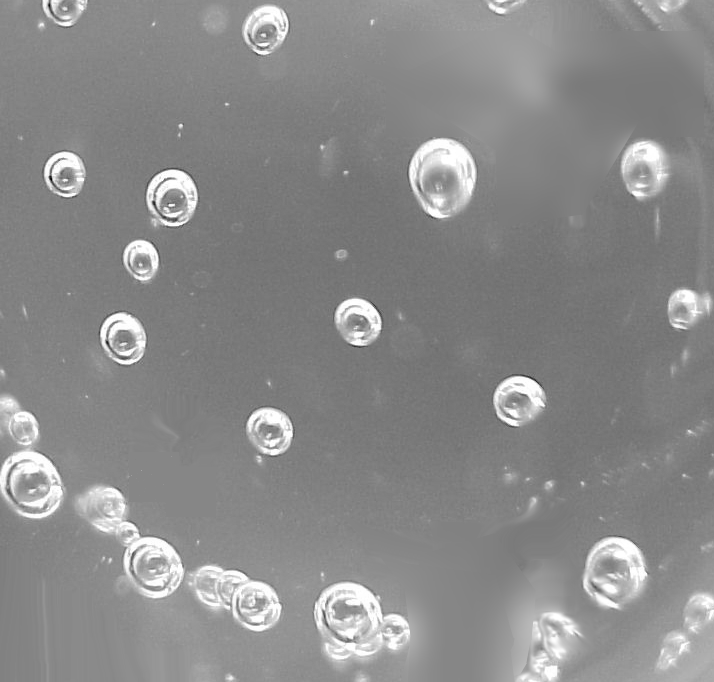
#> input picture CompImgTools/CIT_PythonCodes/Bubbles.tif, 714 x 682 px
$ python LabelRegionProps.py
#> lines starting #> are read from the running program, lines starting #| are printed output that depends on the picture; after the words box and inside, x2 and y2 are one past the last pixel; in counts of white or black regions, pixels touching at a corner belong together; long printed decimals are rounded
## Labeling an image regions.

import matplotlib.pyplot as plt
import matplotlib.patches as mpatches
from skimage.filters import threshold_otsu
from skimage.segmentation import clear_border
from skimage.measure import label, regionprops
from skimage.morphology import closing, square
from skimage.color import label2rgb
import numpy as np
from PIL import Image

image = np.array(Image.open('Bubbles.tif'))
#> image is the input picture: shape (682, 714); min 4, max 255, mean 138.6

# apply threshold
thresh = threshold_otsu(image)
#> thresh = 174
bw = closing(image > thresh, square(3))
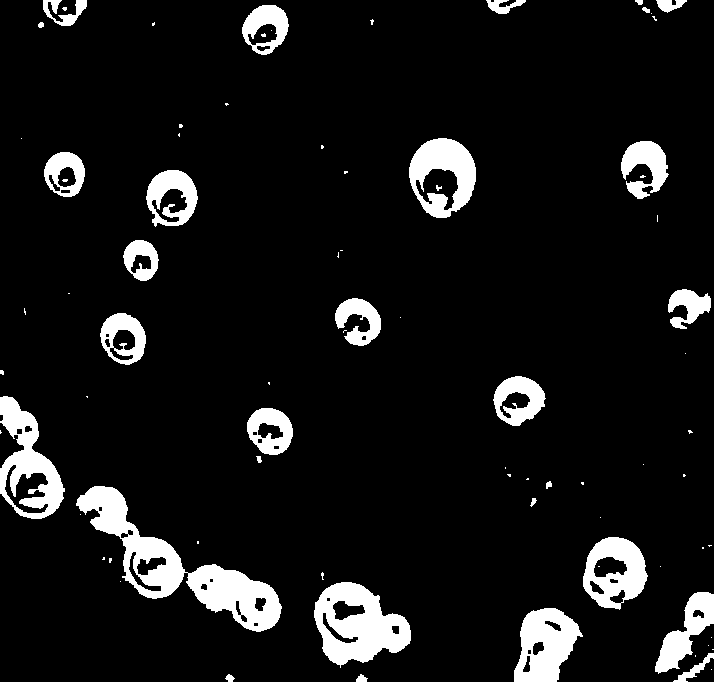
#> bw: shape (682, 714) bool; 8.8% white; 80 white regions (50 under 20 px), largest, box (x1, y1, x2, y2) and area: (76, 486, 282, 632) 7934, (314, 582, 411, 668) 4861, (0, 396, 65, 519) 3680

# remove artifacts connected to image border
cleared = clear_border(bw)
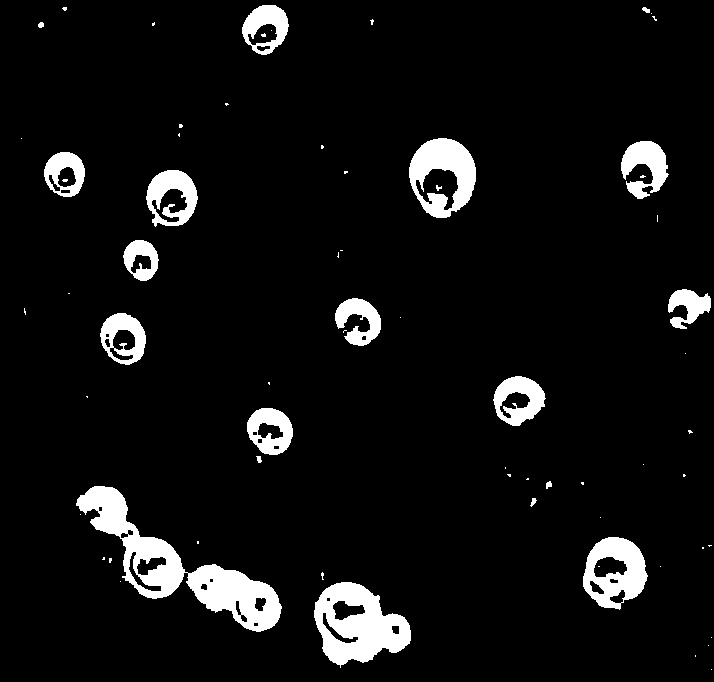
#> cleared: shape (682, 714) bool; 6.6% white; 67 white regions (47 under 20 px), largest, box (x1, y1, x2, y2) and area: (76, 486, 282, 632) 7934, (314, 582, 411, 668) 4861, (409, 138, 476, 218) 3149

# label image regions
label_image = label(cleared)
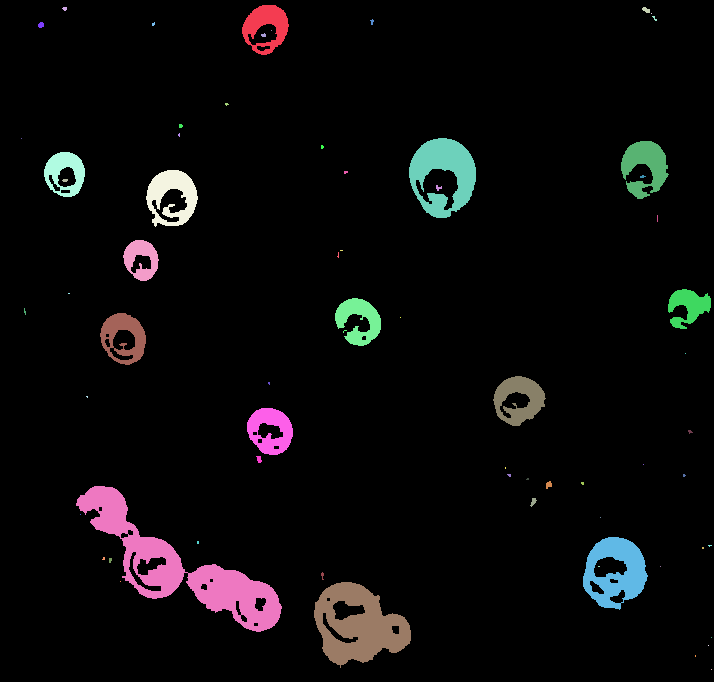
#> label_image: shape (682, 714) int32; 68 distinct labels, from 0 to 67; one colour per label, 0 black
image_label_overlay = label2rgb(label_image, image=image)
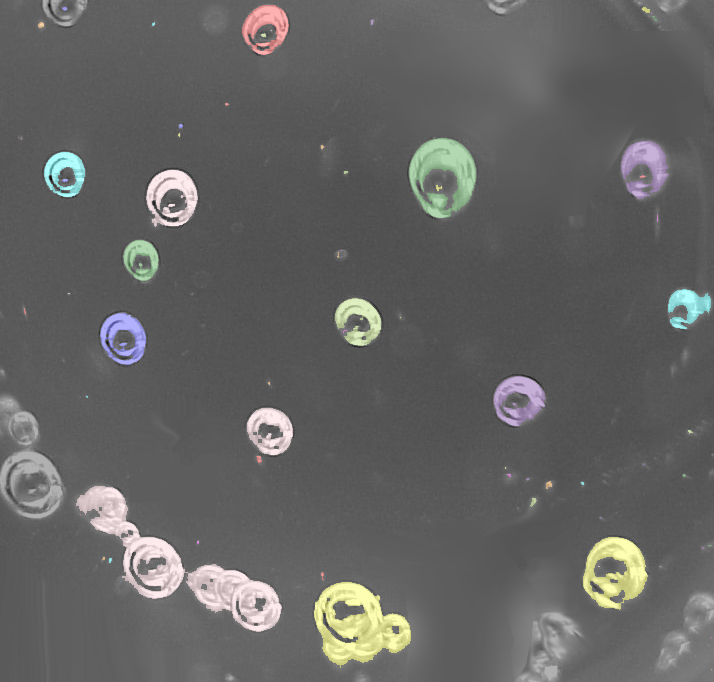
#> image_label_overlay: shape (682, 714, 3) float64; mean R, G, B 0.394, 0.394, 0.389

fig, ax = plt.subplots(figsize=(10, 6))
ax.imshow(image_label_overlay)

for region in regionprops(label_image):
    # take regions with large enough areas
    if region.area >= 2000:
        print(region.area)
        print(region.perimeter)
        # draw rectangle around segmented coins
        minr, minc, maxr, maxc = region.bbox
        rect = mpatches.Rectangle((minc, minr), maxc - minc, maxr - minr,
                                  fill=False, edgecolor='red', linewidth=2)
        ax.add_patch(rect)
#> this loop made 67 passes
#> (minr, minc, maxr, maxc) on passes 15, 49, 53, 63: (138, 409, 218, 476), (486, 76, 632, 282), (537, 583, 610, 648), (582, 314, 668, 411)
#| 3149.0
#| 446.783
#| 7934.0
#| 1125.797
#| 2796.0
#| 448.783
#| 4861.0
#| 580.180

ax.set_axis_off()
plt.tight_layout()
plt.show()
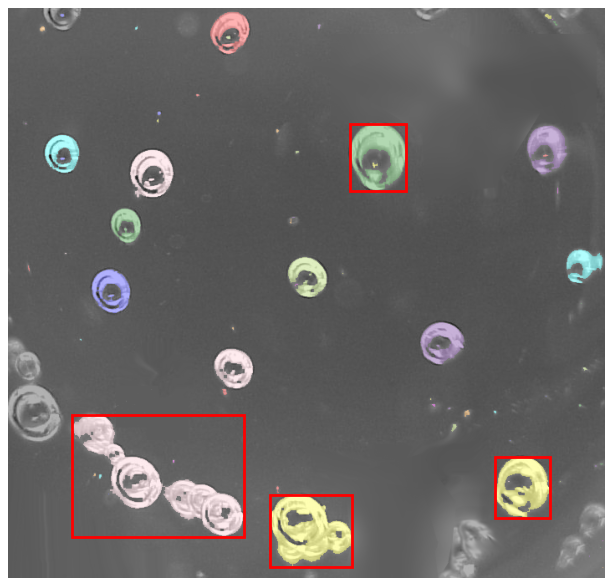
#> figure drawn by matplotlib, 1 panel
